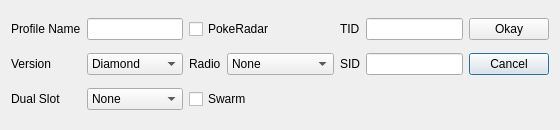
<?xml version="1.0" encoding="UTF-8"?>
<ui version="4.0">
 <class>ProfileEditor4</class>
 <widget class="QDialog" name="ProfileEditor4">
  <property name="geometry">
   <rect>
    <x>0</x>
    <y>0</y>
    <width>560</width>
    <height>130</height>
   </rect>
  </property>
  <property name="minimumSize">
   <size>
    <width>560</width>
    <height>130</height>
   </size>
  </property>
  <property name="windowTitle">
   <string>Profile Editor Gen 4</string>
  </property>
  <layout class="QGridLayout" name="gridLayout">
   <item row="1" column="0">
    <widget class="QLabel" name="labelVersion">
     <property name="text">
      <string>Version</string>
     </property>
    </widget>
   </item>
   <item row="0" column="5">
    <widget class="TextBox" name="textBoxTID"/>
   </item>
   <item row="0" column="1">
    <widget class="QLineEdit" name="lineEditProfile"/>
   </item>
   <item row="1" column="6">
    <widget class="QPushButton" name="pushButtonCancel">
     <property name="text">
      <string>Cancel</string>
     </property>
    </widget>
   </item>
   <item row="1" column="4">
    <widget class="QLabel" name="labelSID">
     <property name="text">
      <string>SID</string>
     </property>
    </widget>
   </item>
   <item row="0" column="6">
    <widget class="QPushButton" name="pushButtonOkay">
     <property name="text">
      <string>Okay</string>
     </property>
    </widget>
   </item>
   <item row="1" column="5">
    <widget class="TextBox" name="textBoxSID"/>
   </item>
   <item row="0" column="4">
    <widget class="QLabel" name="labelTID">
     <property name="text">
      <string>TID</string>
     </property>
    </widget>
   </item>
   <item row="1" column="1">
    <widget class="QComboBox" name="comboBoxVersion">
     <item>
      <property name="text">
       <string>Diamond</string>
      </property>
     </item>
     <item>
      <property name="text">
       <string>Pearl</string>
      </property>
     </item>
     <item>
      <property name="text">
       <string>Platinum</string>
      </property>
     </item>
     <item>
      <property name="text">
       <string>Heart Gold</string>
      </property>
     </item>
     <item>
      <property name="text">
       <string>Soul Silver</string>
      </property>
     </item>
    </widget>
   </item>
   <item row="0" column="0">
    <widget class="QLabel" name="labelProfile">
     <property name="text">
      <string>Profile Name</string>
     </property>
    </widget>
   </item>
   <item row="2" column="0">
    <widget class="QLabel" name="labelDualSlot">
     <property name="text">
      <string>Dual Slot</string>
     </property>
    </widget>
   </item>
   <item row="2" column="1">
    <widget class="QComboBox" name="comboBoxDualSlot">
     <item>
      <property name="text">
       <string>None</string>
      </property>
     </item>
     <item>
      <property name="text">
       <string>Ruby</string>
      </property>
     </item>
     <item>
      <property name="text">
       <string>Sapphire</string>
      </property>
     </item>
     <item>
      <property name="text">
       <string>Fire Red</string>
      </property>
     </item>
     <item>
      <property name="text">
       <string>Leaf Green</string>
      </property>
     </item>
     <item>
      <property name="text">
       <string>Emerald</string>
      </property>
     </item>
    </widget>
   </item>
   <item row="0" column="2" colspan="2">
    <widget class="QCheckBox" name="checkBoxRadar">
     <property name="text">
      <string>PokeRadar</string>
     </property>
    </widget>
   </item>
   <item row="1" column="2">
    <widget class="QLabel" name="labelRadio">
     <property name="text">
      <string>Radio</string>
     </property>
    </widget>
   </item>
   <item row="1" column="3">
    <widget class="QComboBox" name="comboBoxRadio">
     <property name="enabled">
      <bool>true</bool>
     </property>
     <item>
      <property name="text">
       <string>None</string>
      </property>
     </item>
     <item>
      <property name="text">
       <string>Hoenn Sound</string>
      </property>
     </item>
     <item>
      <property name="text">
       <string>Sinnoh Sound</string>
      </property>
     </item>
    </widget>
   </item>
   <item row="2" column="2" colspan="2">
    <widget class="QCheckBox" name="checkBoxSwarm">
     <property name="text">
      <string>Swarm</string>
     </property>
    </widget>
   </item>
  </layout>
 </widget>
 <customwidgets>
  <customwidget>
   <class>TextBox</class>
   <extends>QLineEdit</extends>
   <header>Forms/Controls/TextBox.hpp</header>
  </customwidget>
 </customwidgets>
 <tabstops>
  <tabstop>lineEditProfile</tabstop>
  <tabstop>comboBoxVersion</tabstop>
  <tabstop>comboBoxDualSlot</tabstop>
  <tabstop>checkBoxRadar</tabstop>
  <tabstop>comboBoxRadio</tabstop>
  <tabstop>checkBoxSwarm</tabstop>
  <tabstop>textBoxTID</tabstop>
  <tabstop>textBoxSID</tabstop>
  <tabstop>pushButtonOkay</tabstop>
  <tabstop>pushButtonCancel</tabstop>
 </tabstops>
 <resources/>
 <connections>
  <connection>
   <sender>pushButtonCancel</sender>
   <signal>clicked()</signal>
   <receiver>ProfileEditor4</receiver>
   <slot>reject()</slot>
   <hints>
    <hint type="sourcelabel">
     <x>514</x>
     <y>56</y>
    </hint>
    <hint type="destinationlabel">
     <x>511</x>
     <y>84</y>
    </hint>
   </hints>
  </connection>
 </connections>
</ui>
